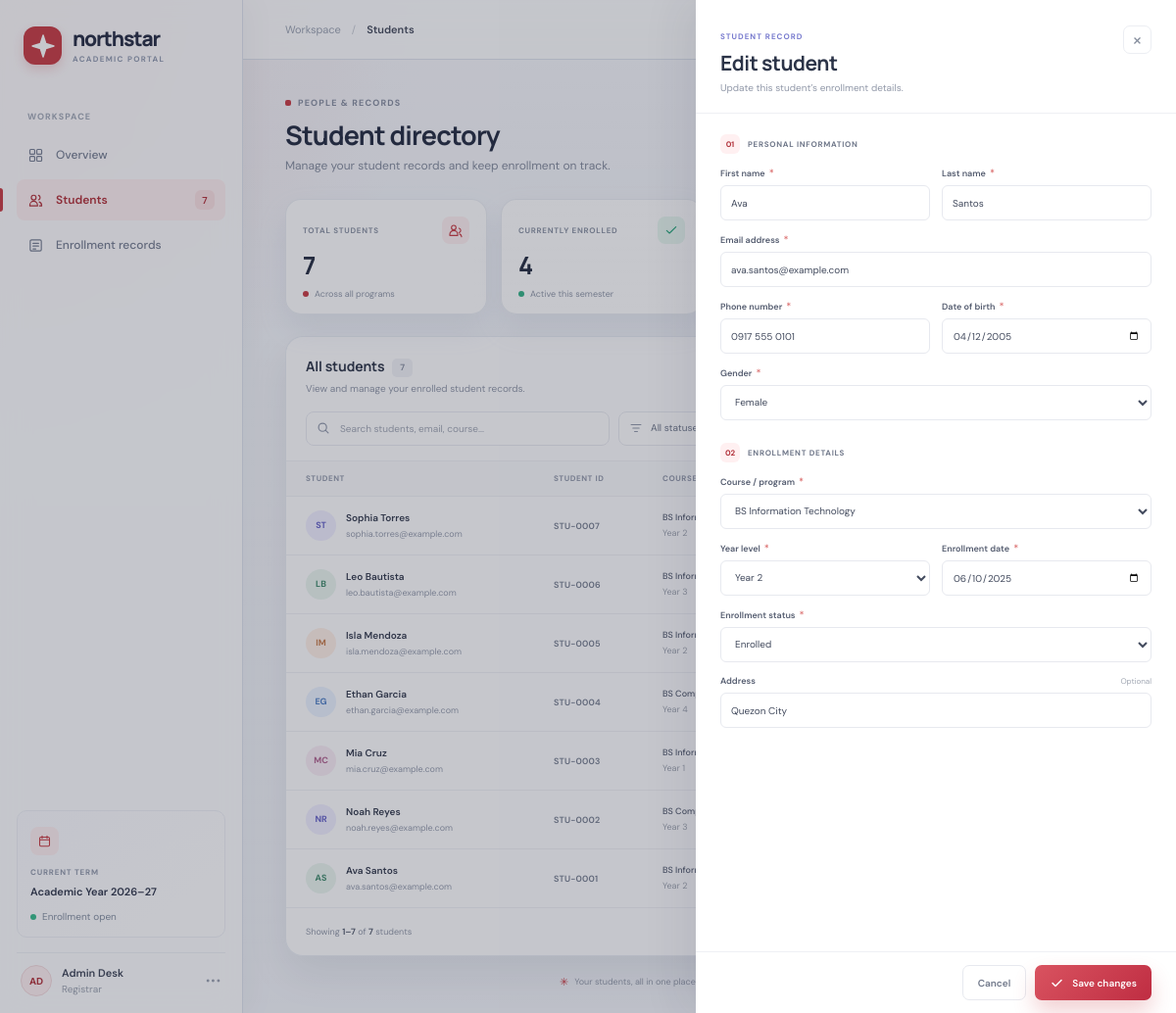
The app's page /index.php?edit=1 with its own data.
### tables this page shows
CREATE TABLE IF NOT EXISTS students (
    id INT UNSIGNED NOT NULL AUTO_INCREMENT,
    first_name VARCHAR(80) NOT NULL,
    last_name VARCHAR(80) NOT NULL,
    email VARCHAR(190) NOT NULL,
    phone VARCHAR(30) NOT NULL,
    gender ENUM('Female', 'Male', 'Prefer not to say') NOT NULL,
    date_of_birth DATE NOT NULL,
    course VARCHAR(120) NOT NULL,
    year_level TINYINT UNSIGNED NOT NULL,
    enrollment_date DATE NOT NULL,
    status ENUM('Enrolled', 'Pending', 'Graduated') NOT NULL DEFAULT 'Pending',
    address VARCHAR(255) NOT NULL DEFAULT '',
    created_at TIMESTAMP NOT NULL DEFAULT CURRENT_TIMESTAMP,
    updated_at TIMESTAMP NOT NULL DEFAULT CURRENT_TIMESTAMP ON UPDATE CURRENT_TIMESTAMP,
    PRIMARY KEY (id),
    UNIQUE KEY uq_students_email (email),
    KEY idx_students_name (last_name, first_name),
    KEY idx_students_status (status)
);

### index.php (the view, shortened to what the rows shown need)
<?php
require __DIR__ . '/config.php';
function escape(string $value): string
{
    return htmlspecialchars($value, ENT_QUOTES, 'UTF-8');
}
$formValues = [];
$formOpen = false;
$search = trim((string) ($_GET['q'] ?? ''));
$statusFilter = trim((string) ($_GET['status'] ?? ''));
$page = filter_var($_GET['page'] ?? 1, FILTER_VALIDATE_INT);
$page = $page !== false && $page !== null ? max(1, $page) : 1;
$perPage = 8;
$where = [];
$parameters = [];
$whereSql = $where === [] ? '' : ' WHERE ' . implode(' AND ', $where);
$countStatement = $pdo->prepare('SELECT COUNT(*) FROM students' . $whereSql);
$countStatement->execute($parameters);
$filteredCount = (int) $countStatement->fetchColumn();
$totalPages = max(1, (int) ceil($filteredCount / $perPage));
$page = min($page, $totalPages);
$offset = ($page - 1) * $perPage;
$listStatement = $pdo->prepare(
    'SELECT id, first_name, last_name, email, phone, course, year_level, enrollment_date, status
     FROM students' . $whereSql . ' ORDER BY created_at DESC, id DESC LIMIT :limit OFFSET :offset'
);
$listStatement->bindValue(':limit', $perPage, PDO::PARAM_INT);
$listStatement->bindValue(':offset', $offset, PDO::PARAM_INT);
$listStatement->execute();
$students = $listStatement->fetchAll();
$editStudent = null;
$editId = filter_var($_GET['edit'] ?? null, FILTER_VALIDATE_INT);
if ($_SERVER['REQUEST_METHOD'] !== 'POST' && $editId !== false && $editId !== null && $editId > 0) {
    $editStatement = $pdo->prepare('SELECT * FROM students WHERE id = :id');
    $editStatement->execute(['id' => $editId]);
    $editStudent = $editStatement->fetch() ?: null;
    if ($editStudent !== null) {
        $formOpen = true;
    } else {
        $flash = ['type' => 'error', 'message' => 'That student record could not be found.'];
    }
}
if ($editStudent !== null && !$formValues) {
    $formValues = $editStudent;
}
$formAction = isset($formValues['id']) && $formValues['id'] !== '' ? 'update' : 'create';
$fullName = static fn (array $student): string => $student['first_name'] . ' ' . $student['last_name'];
$initials = static fn (array $student): string => strtoupper(
    substr($student['first_name'], 0, 1) . substr($student['last_name'], 0, 1)
);
?>
<!doctype html>
<html lang="en">
<head>
    <link rel="stylesheet" href="assets/app.css">
</head>
<body>
<div class="app-shell">
    <main class="main-content">
        <div class="page-content">
            <section class="page-heading">
                <div>
                    <h1>Student directory</h1>
                </div>
            </section>
            <section class="directory-panel" id="student-table">
                <div class="panel-heading">
                    <div>
                        <h2>All students <span class="heading-count"><?= (int) $filteredCount ?></span></h2>
                    </div>
                </div>
                <div class="table-wrap">
                    <table>
                        <thead>
                            <tr><th>STUDENT</th><th>STUDENT ID</th><th>COURSE &amp; YEAR</th><th>ENROLLED ON</th><th>STATUS</th><th><span class="visually-hidden">Actions</span></th></tr>
                        </thead>
                        <tbody>
                        <?php if ($students === []): ?>
                            <tr><td class="empty-cell" colspan="6">
                                <span class="empty-icon"><svg viewBox="0 0 24 24" aria-hidden="true"><circle cx="10.5" cy="10.5" r="6.5"/><path d="m16 16 4.5 4.5M8 10.5h5"/></svg></span>
                                <strong>No students found</strong>
                                <span>Try another search or add a new student to your directory.</span>
                                <?php if ($search === '' && $statusFilter === ''): ?><button class="text-action" type="button" data-open-form>Add your first student</button><?php endif; ?>
                            </td></tr>
                        <?php else: ?>
                            <?php foreach ($students as $index => $student): ?>
                                <tr>
                                    <td>
                                        <div class="student-cell">
                                            <span class="student-avatar avatar-<?= $index % 5 ?>"><?= escape($initials($student)) ?></span>
                                            <span class="student-copy"><strong><?= escape($fullName($student)) ?></strong><span><?= escape($student['email']) ?></span></span>
                                        </div>
                                    </td>
                                    <td><span class="student-id">STU-<?= str_pad((string) $student['id'], 4, '0', STR_PAD_LEFT) ?></span></td>
                                    <td><span class="course-name"><?= escape($student['course']) ?></span><span class="year-label">Year <?= (int) $student['year_level'] ?></span></td>
                                    <td class="date-cell"><?= escape(date('M j, Y', strtotime($student['enrollment_date']))) ?></td>
                                    <td><span class="status-badge badge-<?= strtolower(escape($student['status'])) ?>"><i></i><?= escape($student['status']) ?></span></td>
                                    <td class="actions-cell">
                                        <a class="icon-action" href="index.php?edit=<?= (int) $student['id'] ?>" aria-label="Edit <?= escape($fullName($student)) ?>" title="Edit student">
                                        </a>
                                        <form method="post" action="index.php" class="delete-form" data-student-name="<?= escape($fullName($student)) ?>">
                                            <button class="icon-action delete-action" type="submit" aria-label="Delete <?= escape($fullName($student)) ?>" title="Delete student">
                                            </button>
                                        </form>
                                    </td>
                                </tr>
                            <?php endforeach; ?>
                        <?php endif; ?>
                        </tbody>
                    </table>
                </div>
            </section>
        </div>
    </main>
</div>
<aside class="student-drawer <?= $formOpen ? 'is-open' : '' ?>" id="student-drawer" role="dialog" aria-modal="true" aria-labelledby="drawer-title" aria-hidden="<?= $formOpen ? 'false' : 'true' ?>">
    <div class="drawer-heading">
        <div>
            <h2 id="drawer-title"><?= $formAction === 'update' ? 'Edit student' : 'Add a student' ?></h2>
        </div>
    </div>
    <form class="student-form" method="post" action="index.php">
        <div class="form-grid">
            <label class="form-field"><span>First name <i>*</i></span><input type="text" name="first_name" value="<?= escape((string) ($formValues['first_name'] ?? '')) ?>" maxlength="80" autocomplete="given-name" placeholder="e.g. Jordan" required></label>
            <label class="form-field"><span>Last name <i>*</i></span><input type="text" name="last_name" value="<?= escape((string) ($formValues['last_name'] ?? '')) ?>" maxlength="80" autocomplete="family-name" placeholder="e.g. Rivera" required></label>
            <label class="form-field form-full"><span>Email address <i>*</i></span><input type="email" name="email" value="<?= escape((string) ($formValues['email'] ?? '')) ?>" maxlength="190" autocomplete="email" placeholder="student@example.com" required></label>
            <label class="form-field"><span>Phone number <i>*</i></span><input type="tel" name="phone" value="<?= escape((string) ($formValues['phone'] ?? '')) ?>" maxlength="30" autocomplete="tel" placeholder="+63 917 000 0000" required></label>
            <label class="form-field"><span>Date of birth <i>*</i></span><input type="date" name="date_of_birth" value="<?= escape((string) ($formValues['date_of_birth'] ?? '')) ?>" required></label>
        </div>
        <div class="form-grid">
            <label class="form-field"><span>Year level <i>*</i></span><select name="year_level" required><option value="" disabled <?= empty($formValues['year_level']) ? 'selected' : '' ?>>Select year</option><?php for ($year = 1; $year <= 6; $year++): ?><option value="<?= $year ?>" <?= (string) ($formValues['year_level'] ?? '') === (string) $year ? 'selected' : '' ?>>Year <?= $year ?></option><?php endfor; ?></select></label>
            <label class="form-field"><span>Enrollment date <i>*</i></span><input type="date" name="enrollment_date" value="<?= escape((string) ($formValues['enrollment_date'] ?? date('Y-m-d'))) ?>" required></label>
            <label class="form-field form-full"><span>Address <small>Optional</small></span><input type="text" name="address" value="<?= escape((string) ($formValues['address'] ?? '')) ?>" maxlength="255" autocomplete="street-address" placeholder="City, province"></label>
        </div>
    </form>
</aside>
</body>
</html>

### records on screen
students: $initials($student) "ST", $fullName($student) "Sophia Torres", email "sophia.torres@example.com", id "0007", course "BS…", year_level "2"
students: $initials($student) "LB", $fullName($student) "Leo Bautista", email "leo.bautista@example.com", id "0006", course "BS…", year_level "3"
students: $initials($student) "IM", $fullName($student) "Isla Mendoza", email "isla.mendoza@example.com", id "0005", course "BS…", year_level "2"
students: $initials($student) "EG", $fullName($student) "Ethan Garcia", email "ethan.garcia@example.com", id "0004", course "BS…", year_level "4"
students: $initials($student) "MC", $fullName($student) "Mia Cruz", email "mia.cruz@example.com", id "0003", course "BS…", year_level "1"
students: $initials($student) "NR", $fullName($student) "Noah Reyes", email "noah.reyes@example.com", id "0002", course "BS…", year_level "3"
students: $initials($student) "AS", $fullName($student) "Ava Santos", email "ava.santos@example.com", id "0001", course "BS…", year_level "2", first_name "Ava", last_name "Santos", phone "0917 555 0101", date_of_birth "04/12/2005", year_level "Year 2", enrollment_date "06/10/2025", address "Quezon City"

### other values on screen
$summary['total'] "7"
$summary['enrolled'] "4"
$filteredCount "7"
$shownFrom "1"
$shownTo "7"
form field gender "Female"
form field course "BS Information Technology"
form field status "Enrolled"
